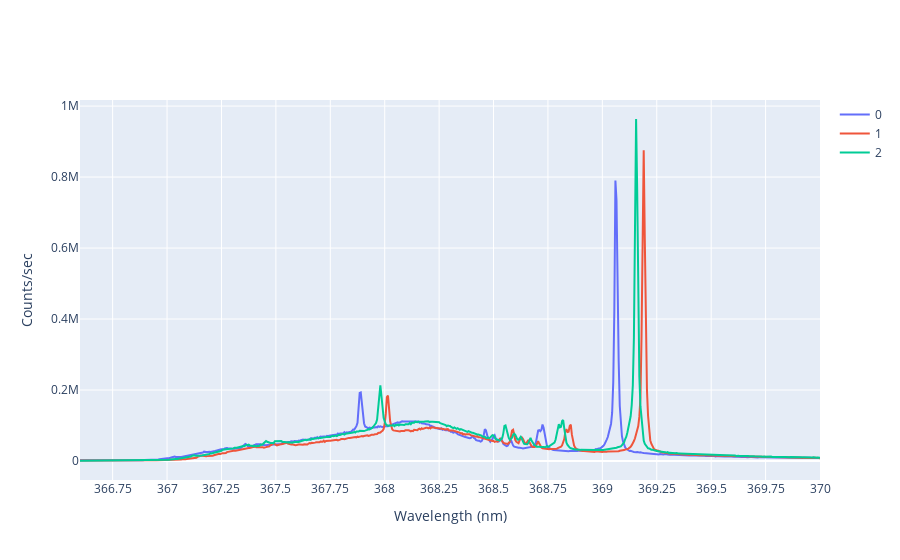

Notebook code for this chart:
### Code cell
import numpy as np
import matplotlib.pyplot as plt
import pandas as pd
import plotly.express as px
import plotly.graph_objects as go

#FileNames = [0]*1
#for i in range(len(FileNames)):
    #string = 1
    #FileNames[i] = [string]
    #print(FileNames[i])

FileNames = ['2020061901', '2020061903', '2020061903 (1)'] 

fig = go.Figure()

for j in range(len(FileNames)):

    df = pd.read_csv(FileNames[j])
    dataWheader = np.array(df)

    data = dataWheader[2::]
    Wavelength = [0]*len(data) 
    Count = [0]*len(data)
    MaxLoc = [0]*len(data)
    for i in range(len(data)):
        step_0 = str(data[i]).split('\\t')
        Wavelength[i] = float(step_0[0][2::])
        Count[i] = float(step_0[1][0:-2])
    
     # Add traces
    fig.add_trace(go.Scatter(x=Wavelength, y=Count,
                    mode='lines',
                    name='%.0f' %j))

#plt.legend()
#plt.xlim(364.85, 365.025)
#lgd = ax.legend(bbox_to_anchor=(1.1, 0.1))
#text = ax.text(-0.2,1.05, "Default25to35", transform=ax.transAxes) # CHANGE K_RANGE
#go.savefig('June18_recalibration2_cursor.png', bbox_extra_artists=(lgd, text), bbox_inches='tight')

fig['layout']['xaxis'].update(title='Wavelength (nm)', range=[366.6, 370], dtick=0.25, autorange=False)
fig['layout']['yaxis'].update(title='Counts/sec', autorange=True)
fig.show()

### Figure 1 — Plotly figure (JSON) as saved in the notebook; plotly's stock layout.template omitted (floating-point values rounded to 4 significant figures; data arrays with more than 128 entries replaced by an {"elided": "..."} marker saying what was removed)
{"data": [{"mode": "lines", "name": "0", "type": "scatter", "x": {"elided": "1461 float values"}, "y": {"elided": "1461 int values"}}, {"mode": "lines", "name": "1", "type": "scatter", "x": {"elided": "1461 float values"}, "y": {"elided": "1461 int values"}}, {"mode": "lines", "name": "2", "type": "scatter", "x": {"elided": "701 float values"}, "y": {"elided": "701 int values"}}], "layout": {"xaxis": {"autorange": false, "dtick": 0.25, "range": [366.6, 370], "title": {"text": "Wavelength (nm)"}}, "yaxis": {"autorange": true, "title": {"text": "Counts/sec"}}}}
